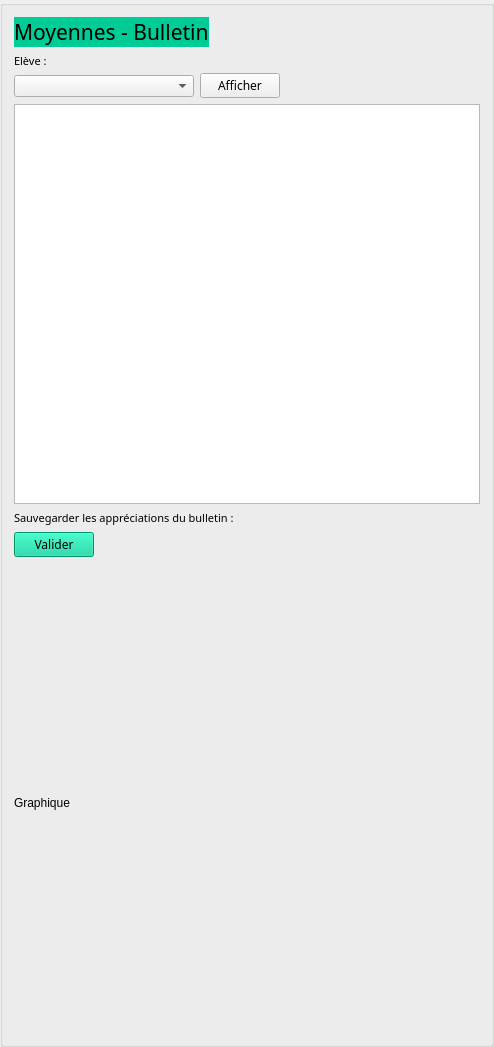
       <widget class="QGroupBox" name="gBMoyBulletin">
        <property name="title">
         <string/>
        </property>
        <layout class="QVBoxLayout" name="verticalLayout_40">
         <item>
          <layout class="QVBoxLayout" name="verticalLayout_11">
           <item>
            <layout class="QHBoxLayout" name="horizontalLayout_8">
             <item>
              <widget class="QLabel" name="label_15">
               <property name="sizePolicy">
                <sizepolicy hsizetype="Fixed" vsizetype="Fixed">
                 <horstretch>0</horstretch>
                 <verstretch>0</verstretch>
                </sizepolicy>
               </property>
               <property name="font">
                <font>
                 <family>Showcard Gothic</family>
                 <pointsize>16</pointsize>
                </font>
               </property>
               <property name="styleSheet">
                <string notr="true">background-color: rgb(0, 204, 150);</string>
               </property>
               <property name="text">
                <string>Moyennes - Bulletin</string>
               </property>
              </widget>
             </item>
             <item>
              <spacer name="horizontalSpacer_4">
               <property name="orientation">
                <enum>Qt::Horizontal</enum>
               </property>
               <property name="sizeHint" stdset="0">
                <size>
                 <width>40</width>
                 <height>20</height>
                </size>
               </property>
              </spacer>
             </item>
            </layout>
           </item>
           <item>
            <layout class="QHBoxLayout" name="horizontalLayout_6">
             <item>
              <layout class="QVBoxLayout" name="verticalLayout_8">
               <item>
                <widget class="QLabel" name="label_14">
                 <property name="sizePolicy">
                  <sizepolicy hsizetype="Preferred" vsizetype="Fixed">
                   <horstretch>0</horstretch>
                   <verstretch>0</verstretch>
                  </sizepolicy>
                 </property>
                 <property name="font">
                  <font>
                   <family>Kristen ITC</family>
                   <pointsize>8</pointsize>
                   <weight>50</weight>
                   <bold>false</bold>
                  </font>
                 </property>
                 <property name="text">
                  <string>Elève :</string>
                 </property>
                </widget>
               </item>
               <item>
                <widget class="QComboBox" name="cBEleveBulletin">
                 <property name="sizePolicy">
                  <sizepolicy hsizetype="Fixed" vsizetype="Fixed">
                   <horstretch>0</horstretch>
                   <verstretch>0</verstretch>
                  </sizepolicy>
                 </property>
                 <property name="minimumSize">
                  <size>
                   <width>180</width>
                   <height>0</height>
                  </size>
                 </property>
                </widget>
               </item>
              </layout>
             </item>
             <item>
              <layout class="QVBoxLayout" name="verticalLayout">
               <item>
                <spacer name="verticalSpacer_2">
                 <property name="orientation">
                  <enum>Qt::Vertical</enum>
                 </property>
                 <property name="sizeType">
                  <enum>QSizePolicy::Fixed</enum>
                 </property>
                 <property name="sizeHint" stdset="0">
                  <size>
                   <width>20</width>
                   <height>20</height>
                  </size>
                 </property>
                </spacer>
               </item>
               <item>
                <widget class="QPushButton" name="pBValCalculMoy">
                 <property name="sizePolicy">
                  <sizepolicy hsizetype="Fixed" vsizetype="Fixed">
                   <horstretch>0</horstretch>
                   <verstretch>0</verstretch>
                  </sizepolicy>
                 </property>
                 <property name="font">
                  <font>
                   <family>Showcard Gothic</family>
                   <kerning>true</kerning>
                  </font>
                 </property>
                 <property name="text">
                  <string>Afficher</string>
                 </property>
                </widget>
               </item>
              </layout>
             </item>
             <item>
              <spacer name="horizontalSpacer_2">
               <property name="orientation">
                <enum>Qt::Horizontal</enum>
               </property>
               <property name="sizeType">
                <enum>QSizePolicy::Expanding</enum>
               </property>
               <property name="sizeHint" stdset="0">
                <size>
                 <width>200</width>
                 <height>20</height>
                </size>
               </property>
              </spacer>
             </item>
            </layout>
           </item>
           <item>
            <widget class="QTableWidget" name="tWBulletin">
             <property name="sizePolicy">
              <sizepolicy hsizetype="Expanding" vsizetype="Fixed">
               <horstretch>0</horstretch>
               <verstretch>0</verstretch>
              </sizepolicy>
             </property>
             <property name="minimumSize">
              <size>
               <width>0</width>
               <height>400</height>
              </size>
             </property>
            </widget>
           </item>
           <item>
            <layout class="QVBoxLayout" name="verticalLayout_17">
             <item>
              <widget class="QLabel" name="label_9">
               <property name="font">
                <font>
                 <family>Kristen ITC</family>
                 <pointsize>8</pointsize>
                 <weight>50</weight>
                 <bold>false</bold>
                 <kerning>true</kerning>
                </font>
               </property>
               <property name="text">
                <string>Sauvegarder les appréciations du bulletin :</string>
               </property>
              </widget>
             </item>
             <item>
              <layout class="QHBoxLayout" name="horizontalLayout_4">
               <item>
                <widget class="QPushButton" name="pBValAppr">
                 <property name="font">
                  <font>
                   <family>Showcard Gothic</family>
                  </font>
                 </property>
                 <property name="cursor">
                  <cursorShape>PointingHandCursor</cursorShape>
                 </property>
                 <property name="styleSheet">
                  <string notr="true">background-color: rgb(0, 204, 150);</string>
                 </property>
                 <property name="text">
                  <string>Valider</string>
                 </property>
                </widget>
               </item>
               <item>
                <spacer name="horizontalSpacer_6">
                 <property name="orientation">
                  <enum>Qt::Horizontal</enum>
                 </property>
                 <property name="sizeHint" stdset="0">
                  <size>
                   <width>40</width>
                   <height>20</height>
                  </size>
                 </property>
                </spacer>
               </item>
              </layout>
             </item>
            </layout>
           </item>
           <item>
            <spacer name="verticalSpacer_16">
             <property name="orientation">
              <enum>Qt::Vertical</enum>
             </property>
             <property name="sizeHint" stdset="0">
              <size>
               <width>20</width>
               <height>40</height>
              </size>
             </property>
            </spacer>
           </item>
           <item>
            <widget class="QLabel" name="labGraphRadar">
             <property name="minimumSize">
              <size>
               <width>400</width>
               <height>400</height>
              </size>
             </property>
             <property name="maximumSize">
              <size>
               <width>400</width>
               <height>400</height>
              </size>
             </property>
             <property name="text">
              <string>Graphique</string>
             </property>
            </widget>
           </item>
           <item>
            <spacer name="verticalSpacer_17">
             <property name="orientation">
              <enum>Qt::Vertical</enum>
             </property>
             <property name="sizeType">
              <enum>QSizePolicy::Fixed</enum>
             </property>
             <property name="sizeHint" stdset="0">
              <size>
               <width>20</width>
               <height>30</height>
              </size>
             </property>
            </spacer>
           </item>
          </layout>
         </item>
        </layout>
       </widget>
